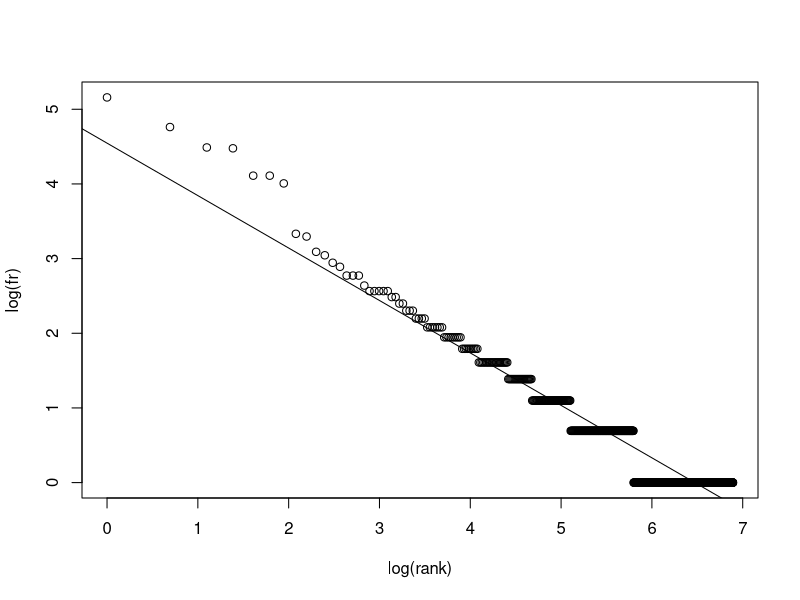

This figure's R source:
fr <- c(174, 117, 89, 88, 61, 61, 55, 28, 27, 22, 21, 19, 18, 16, 16, 16, 14, 13, 13, 13, 13, 13, 12, 12, 11, 11, 10, 10, 10, 9, 9, 9, 9, 8, 8, 8, 8, 8, 8, 8, 7, 7, 7, 7, 7, 7, 7, 7, 7, 6, 6, 6, 6, 6, 6, 6, 6, 6, 6, 5, 5, 5, 5, 5, 5, 5, 5, 5, 5, 5, 5, 5, 5, 5, 5, 5, 5, 5, 5, 5, 5, 5, 4, 4, 4, 4, 4, 4, 4, 4, 4, 4, 4, 4, 4, 4, 4, 4, 4, 4, 4, 4, 4, 4, 4, 4, 4, 3, 3, 3, 3, 3, 3, 3, 3, 3, 3, 3, 3, 3, 3, 3, 3, 3, 3, 3, 3, 3, 3, 3, 3, 3, 3, 3, 3, 3, 3, 3, 3, 3, 3, 3, 3, 3, 3, 3, 3, 3, 3, 3, 3, 3, 3, 3, 3, 3, 3, 3, 3, 3, 3, 3, 3, 3, 2, 2, 2, 2, 2, 2, 2, 2, 2, 2, 2, 2, 2, 2, 2, 2, 2, 2, 2, 2, 2, 2, 2, 2, 2, 2, 2, 2, 2, 2, 2, 2, 2, 2, 2, 2, 2, 2, 2, 2, 2, 2, 2, 2, 2, 2, 2, 2, 2, 2, 2, 2, 2, 2, 2, 2, 2, 2, 2, 2, 2, 2, 2, 2, 2, 2, 2, 2, 2, 2, 2, 2, 2, 2, 2, 2, 2, 2, 2, 2, 2, 2, 2, 2, 2, 2, 2, 2, 2, 2, 2, 2, 2, 2, 2, 2, 2, 2, 2, 2, 2, 2, 2, 2, 2, 2, 2, 2, 2, 2, 2, 2, 2, 2, 2, 2, 2, 2, 2, 2, 2, 2, 2, 2, 2, 2, 2, 2, 2, 2, 2, 2, 2, 2, 2, 2, 2, 2, 2, 2, 2, 2, 2, 2, 2, 2, 2, 2, 2, 2, 2, 2, 2, 2, 2, 2, 2, 2, 2, 2, 2, 2, 2, 2, 2, 1, 1, 1, 1, 1, 1, 1, 1, 1, 1, 1, 1, 1, 1, 1, 1, 1, 1, 1, 1, 1, 1, 1, 1, 1, 1, 1, 1, 1, 1, 1, 1, 1, 1, 1, 1, 1, 1, 1, 1, 1, 1, 1, 1, 1, 1, 1, 1, 1, 1, 1, 1, 1, 1, 1, 1, 1, 1, 1, 1, 1, 1, 1, 1, 1, 1, 1, 1, 1, 1, 1, 1, 1, 1, 1, 1, 1, 1, 1, 1, 1, 1, 1, 1, 1, 1, 1, 1, 1, 1, 1, 1, 1, 1, 1, 1, 1, 1, 1, 1, 1, 1, 1, 1, 1, 1, 1, 1, 1, 1, 1, 1, 1, 1, 1, 1, 1, 1, 1, 1, 1, 1, 1, 1, 1, 1, 1, 1, 1, 1, 1, 1, 1, 1, 1, 1, 1, 1, 1, 1, 1, 1, 1, 1, 1, 1, 1, 1, 1, 1, 1, 1, 1, 1, 1, 1, 1, 1, 1, 1, 1, 1, 1, 1, 1, 1, 1, 1, 1, 1, 1, 1, 1, 1, 1, 1, 1, 1, 1, 1, 1, 1, 1, 1, 1, 1, 1, 1, 1, 1, 1, 1, 1, 1, 1, 1, 1, 1, 1, 1, 1, 1, 1, 1, 1, 1, 1, 1, 1, 1, 1, 1, 1, 1, 1, 1, 1, 1, 1, 1, 1, 1, 1, 1, 1, 1, 1, 1, 1, 1, 1, 1, 1, 1, 1, 1, 1, 1, 1, 1, 1, 1, 1, 1, 1, 1, 1, 1, 1, 1, 1, 1, 1, 1, 1, 1, 1, 1, 1, 1, 1, 1, 1, 1, 1, 1, 1, 1, 1, 1, 1, 1, 1, 1, 1, 1, 1, 1, 1, 1, 1, 1, 1, 1, 1, 1, 1, 1, 1, 1, 1, 1, 1, 1, 1, 1, 1, 1, 1, 1, 1, 1, 1, 1, 1, 1, 1, 1, 1, 1, 1, 1, 1, 1, 1, 1, 1, 1, 1, 1, 1, 1, 1, 1, 1, 1, 1, 1, 1, 1, 1, 1, 1, 1, 1, 1, 1, 1, 1, 1, 1, 1, 1, 1, 1, 1, 1, 1, 1, 1, 1, 1, 1, 1, 1, 1, 1, 1, 1, 1, 1, 1, 1, 1, 1, 1, 1, 1, 1, 1, 1, 1, 1, 1, 1, 1, 1, 1, 1, 1, 1, 1, 1, 1, 1, 1, 1, 1, 1, 1, 1, 1, 1, 1, 1, 1, 1, 1, 1, 1, 1, 1, 1, 1, 1, 1, 1, 1, 1, 1, 1, 1, 1, 1, 1, 1, 1, 1, 1, 1, 1, 1, 1, 1, 1, 1, 1, 1, 1, 1, 1, 1, 1, 1, 1, 1, 1, 1, 1, 1, 1, 1, 1, 1, 1, 1, 1, 1, 1, 1, 1, 1, 1, 1, 1, 1, 1, 1, 1, 1, 1, 1, 1, 1, 1, 1, 1, 1, 1, 1, 1, 1, 1, 1, 1, 1, 1, 1, 1, 1, 1, 1, 1, 1, 1, 1, 1, 1, 1, 1, 1, 1, 1, 1, 1, 1, 1, 1, 1, 1, 1, 1, 1, 1, 1, 1, 1, 1, 1, 1, 1, 1, 1, 1, 1, 1, 1, 1, 1, 1, 1, 1, 1, 1, 1, 1, 1, 1, 1, 1, 1, 1, 1, 1, 1, 1, 1, 1, 1, 1, 1, 1, 1, 1, 1, 1, 1, 1, 1, 1, 1, 1, 1, 1, 1, 1, 1, 1, 1, 1, 1, 1, 1, 1, 1, 1, 1, 1, 1, 1, 1, 1, 1, 1, 1, 1, 1, 1, 1, 1, 1, 1, 1, 1, 1, 1, 1, 1, 1, 1, 1, 1, 1, 1, 1, 1, 1, 1, 1, 1, 1, 1, 1, 1, 1, 1, 1, 1, 1, 1, 1, 1, 1, 1, 1, 1, 1, 1, 1, 1, 1, 1, 1, 1, 1, 1, 1, 1, 1, 1, 1, 1, 1, 1, 1, 1, 1, 1, 1, 1, 1, 1, 1, 1, 1, 1, 1, 1, 1, 1, 1, 1, 1, 1, 1, 1)
rank <- 1:length(fr)

log_fr <- log(fr)
log_rank <- log(rank)

plot(log(fr) ~ log(rank))
reg <- lm(log(fr) ~ log(rank))
abline(reg, untf=F)
reg
summary(reg)
